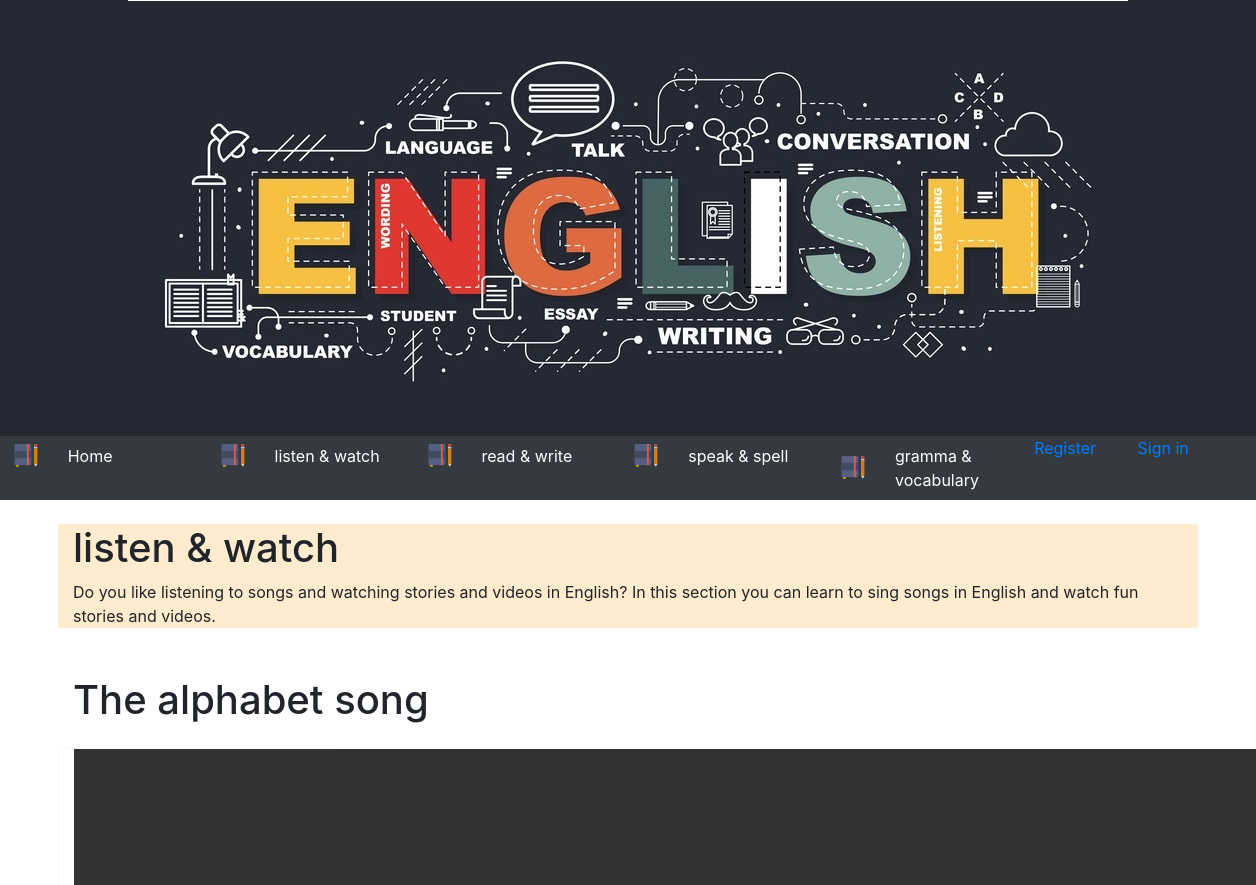
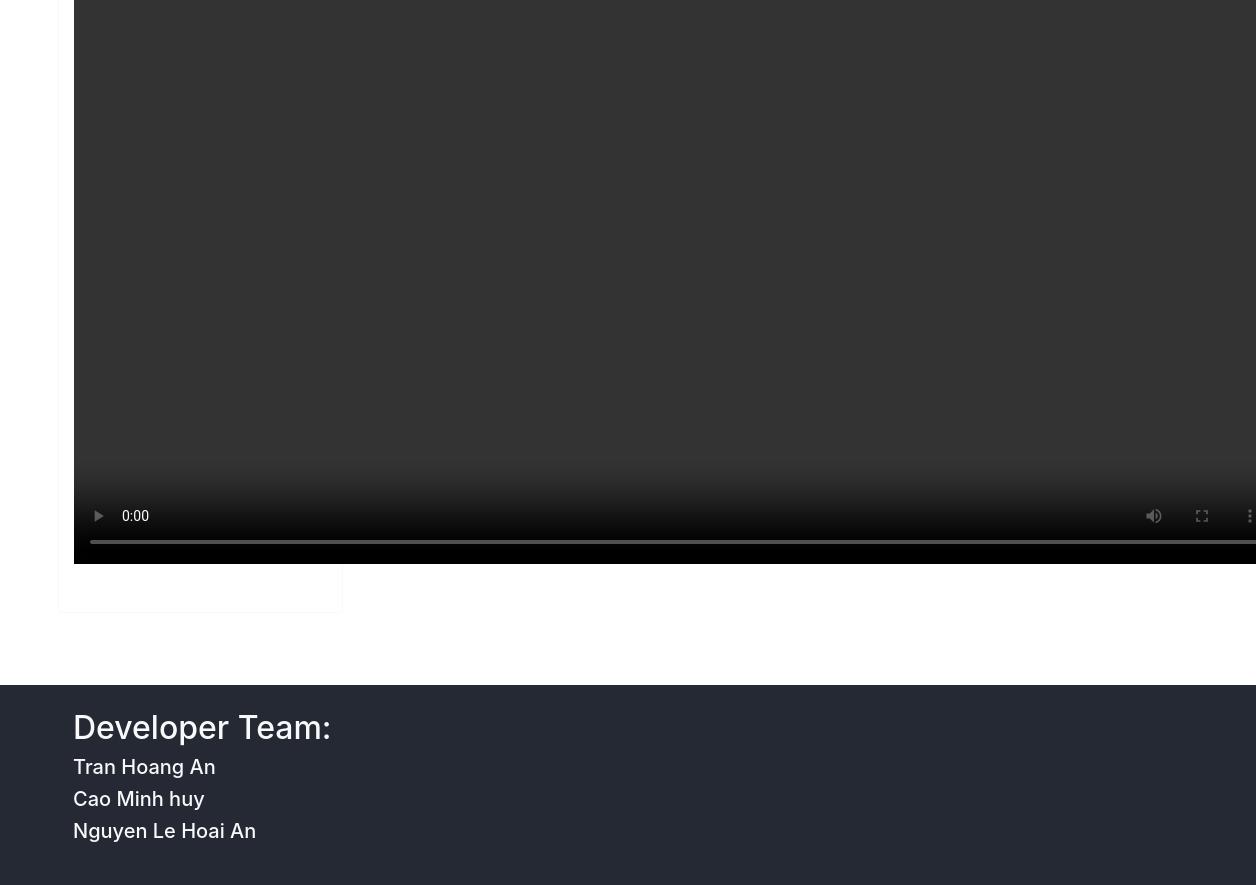
/view_lession.php?CAT_ID=1&LESSON_ID=6, run on the app's committed database (2 pictures, top to bottom).
### tables this page shows
CREATE TABLE CATEGORIES(
    CAT_ID INTEGER NOT NULL PRIMARY KEY AUTO_INCREMENT,
    CAT_NAME TINYTEXT,
    CAT_IMG TINYTEXT,
    CAT_CONTENT TINYTEXT
);

CREATE TABLE LESSON(
    LESSON_ID INTEGER NOT NULL PRIMARY KEY AUTO_INCREMENT,
    INTRO_IMG TINYTEXT,
    LESSON_CONTENT TINYTEXT,
    LINK TINYTEXT,
    CAT_ID INTEGER,
    CONSTRAINT FK_CAT FOREIGN KEY (CAT_ID) REFERENCES CATEGORIES (CAT_ID)
);

### Code/php/categories_management.php (called while the page is built, shortened)
<?php
function get_id_name_categories() {
        $sql    = 'SELECT CAT_NAME,CAT_ID FROM CATEGORIES';
        $result = $GLOBALS['conn']->query($sql);
        $catTittle = array();
        if ($result->num_rows > 0) {
            while ($row = $result->fetch_assoc()) {
                array_push($catTittle,$row['CAT_ID'],$row['CAT_NAME']);
            }
        }
        return $catTittle;
}
?>

### Code/php/connection.php (called while the page is built, shortened)
<?php
function check_connection() {
    $servername = "localhost";
    $username   = "root";
    $password   = "";
    $dbname     = "btpm";
    return true;
}
?>

### view_lession.php (the view, shortened to what this page needs)
<?php
include('Code/php/connection.php');
include('Code/php/categories_management.php');
?>
<!DOCTYPE html>
<html lang="en">
<head>
    <link rel="stylesheet" href="bootstrap/css/bootstrap.min.css">
    <link rel="stylesheet" href="myCss.css">
</head>
<body>
    <div class="container-fluid bgimage-color">
        <img class="mx-auto d-block" src="Banner/Eng_banner.jpg" class="img-fluid" alt="Responsive image">
    </div>
    <nav class="container-fluid bg-dark">
        <div class="row">
            <ul class="nav mr-auto col-12" id="nav-tab">
            <?php $id_name = get_id_name_categories(); ?>
            <li class="nav-item active col-2">
                    <div class="row">
                        <img class="mx-auto my-auto d-block navicon-size" src="notebook.png">
                        <a class="col-9 nav-link my-auto text-white" href="./index.php">Home</a>
                    </div>
                </li>
                <li class="nav-item col-2">
                    <div class="row">
                        <img class="mx-auto my-auto d-block navicon-size" src="notebook.png">
                        <?php echo '<a class="col-9 nav-link my-auto text-white" href="./view_tab.php?cat_id='.$id_name[0].'"> '.$id_name[1].'</a>' ?>
                    </div>
                </li>
                <li class="nav-item col-2">
                    <div class="row">
                        <img class="mx-auto my-auto d-block navicon-size" src="notebook.png">
                        <?php echo '<a class="col-9 nav-link my-auto text-white" href="./view_tab.php?cat_id='.$id_name[2].'"> '.$id_name[3].'</a>' ?>
                    </div>
                </li>
                <li class="nav-item col-2">
                    <div class="row">
                        <img class="mx-auto my-auto d-block navicon-size" src="notebook.png">
                        <?php echo '<a class="col-9 nav-link my-auto text-white" href="./view_tab.php?cat_id='.$id_name[4].'"> '.$id_name[5].'</a>' ?>
                </li>
                <li class="nav-item col-2">
                    <div class="row">
                        <img class="mx-auto my-auto d-block navicon-size" src="notebook.png">
                        <?php echo '<a class="col-9 nav-link my-auto text-white" href="./view_tab.php?cat_id='.$id_name[6].'"> '.$id_name[7].'</a>' ?>
                    </div>
                </li>
                <li class="nav-item col-1">
                    <div class="row">
                        <a href="" class="text-default" data-toggle="modal" data-target="#modalRegisterForm">
                            <?php if($GLOBALS['isSignedIn'] != null){
                                      if($GLOBALS['isSignedIn'] == false){
                                          echo "Register";
                                      }
                                      else echo "<a href='Code/php/logout.php'"."> Sign Out</a>";
                                    }
                                  else echo "Register";
                            ?>
                        </a>
                    </div>
                </li>
                <li class="nav-item col-1">
                    <div class="row">
                            <?php if($GLOBALS['isSignedIn'] === false){
                                echo '<a id="login" href="" class="text-default" data-toggle="modal"
                                data-target="#modalLoginForm"> Sign in </a>';
                            }
                            else echo '<span class="text-primary">'.$_SESSION['user'].'</span>' ?>
                    </div>
                </li>
            </ul>
        </div>
    </nav>
<br>
   <?php
   if (check_connection() === true) {
       $sql    = 'SELECT * FROM CATEGORIES WHERE CAT_ID='.$_GET['CAT_ID'].'';
       $result = $GLOBALS['conn']->query($sql);
       if ($result->num_rows > 0) {
        while($row = $result->fetch_assoc()){
            echo '<div class = "container intro"><h1>'.$row["CAT_NAME"].'</h1><div style="word-wrap:brea-word;">'.$row["CAT_CONTENT"].'</div></div>';
        }
       }
        else {
            echo "0 results";
        }
   }
   ?>
    <br>
    <br>
    <div class="container">
    <div class="row row-eq-height">
    <?php
    if (check_connection() === true) {
       $sql    = 'SELECT * FROM LESSON WHERE LESSON_ID='.$_GET['LESSON_ID'].'';
       $result = $GLOBALS['conn']->query($sql);
       if ($result->num_rows > 0) {
        while($row = $result->fetch_assoc()){
            echo '
            <div class = "container">
            <h1>'.$row["LESSON_CONTENT"].'</h1></div>
            <br>
            <br>
            <br>
            ';
            if ($row["CAT_ID"]==2)
            {
                echo '
                <div class="col-3 border border-light rounded overflow-auto d-flex flex-column">
                    <img width="1200" src="'.$row["LINK"].'">
                    <br>
                    <br>
                </div>
                        ';
            }
            else
            {
                echo '
                <div class="col-3 border border-light rounded overflow-auto d-flex flex-column">
                    <video width="1200" height="700" controls autoplay>
                    <source src="'.$row["LINK"].'" type="video/mp4">
                    </video>
                    <br>
                    <br>
                </div>
                        ';
            }
        }
       }
        else {
            echo "0 results";
        }
   }
    ?>
    </div>
    </div>
   <br>
    <br>
    <br>
    <div class="container-fluid" id="footer">
        <div class="container">
            <br>
            <h2 class="text-light">Developer Team:</h2>
            <h5 class="text-light"> Tran Hoang An</h5>
            <h5 class="text-light"> Cao Minh huy</h5>
            <h5 class="text-light"> Nguyen Le Hoai An</h5>
        </div>
    </div>
</body>
</html>

### myCss.css (style rules this page uses)
.bgimage-color { background-color: rgb(37, 41, 52) }
.navicon-size { height:24px; width: 24px; }
.intro { background-color: blanchedalmond; }
#footer { min-height: 200px; background-color: rgb(37, 41, 52); }

### data on the page
categories: CAT_NAME "listen & watch", CAT_CONTENT "Do you like listening to songs and watching stories and videos in English? In this section you can learn to sing songs in English and watch fun stories and videos."
lesson: LESSON_CONTENT "The alphabet song"

### other printed values
$id_name[1] "listen & watch"
$id_name[3] "read & write"
$id_name[5] "speak & spell"
$id_name[7] "gramma & vocabulary"
